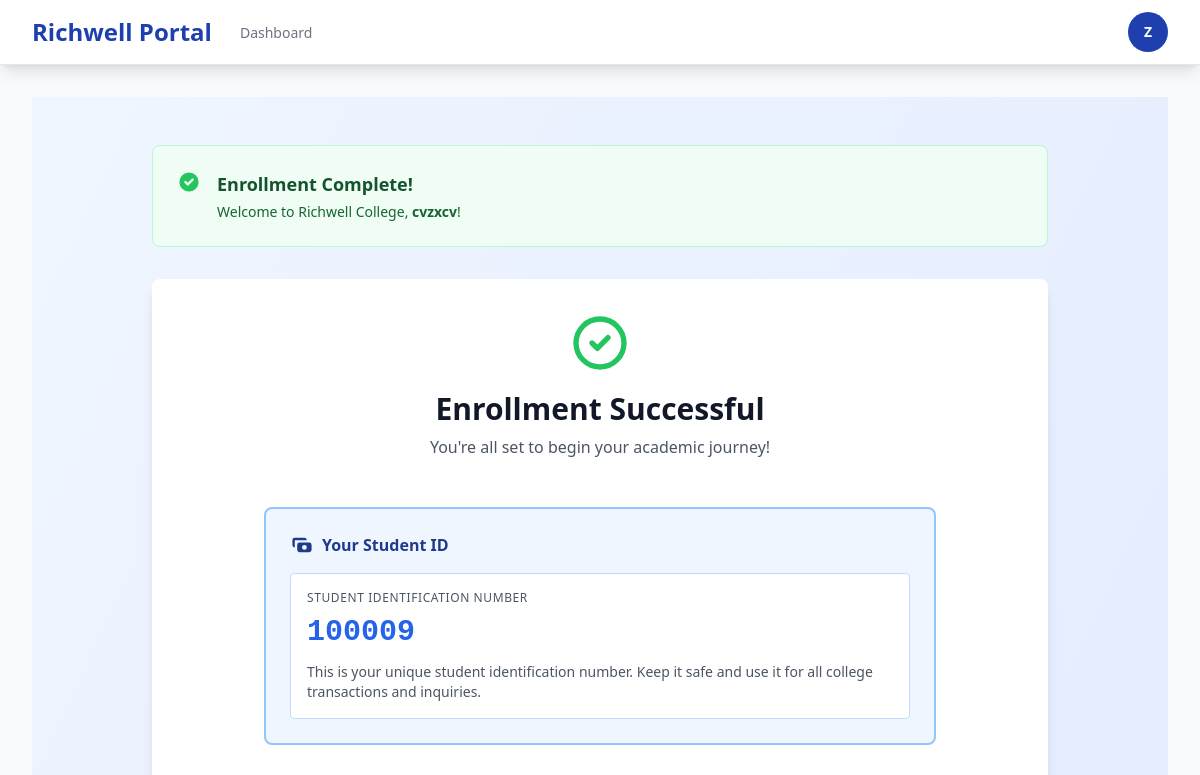
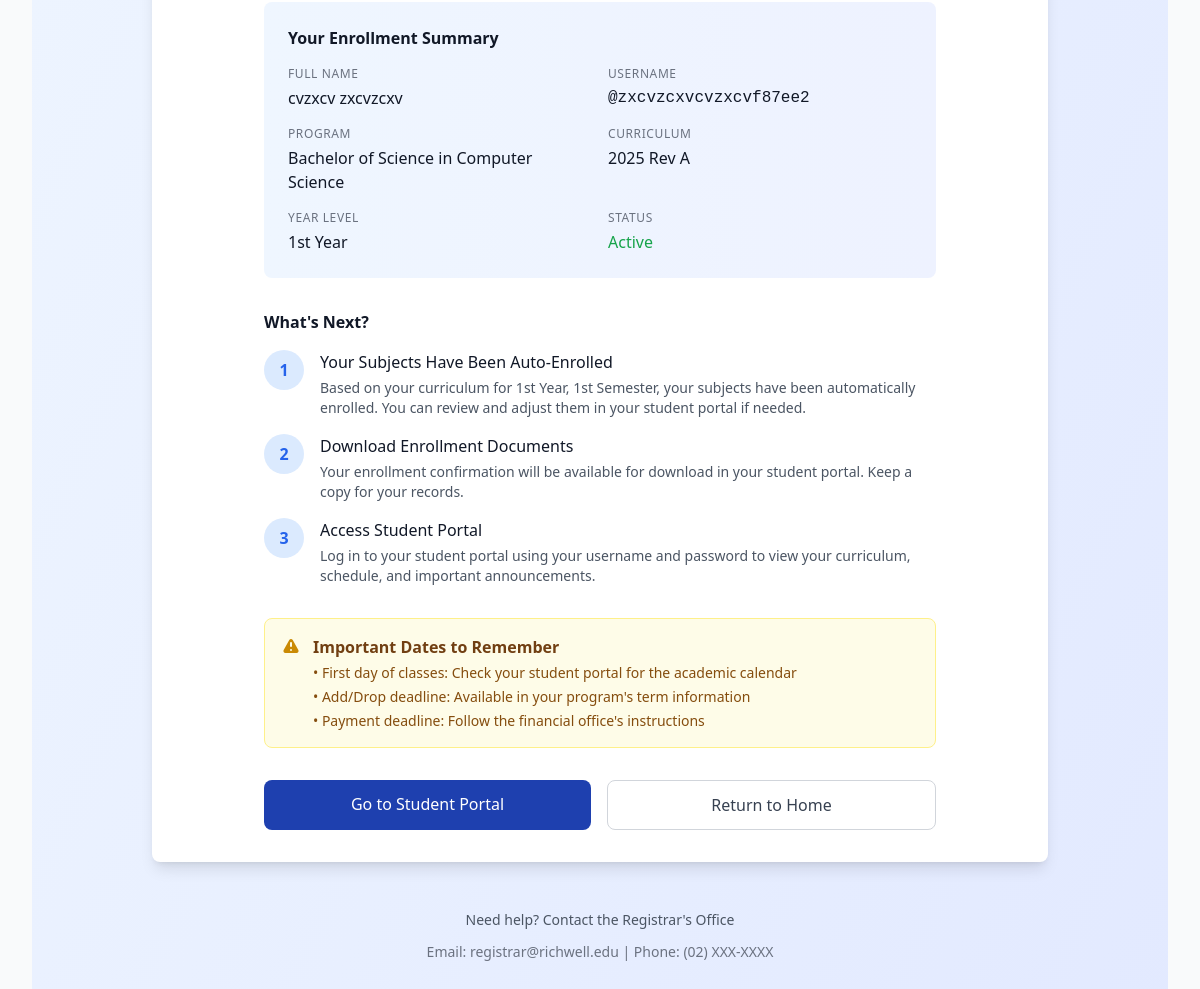
/freshman/complete/ (signed in), run on the app's committed database (2 pictures, top to bottom).
### users/models.py (models this page shows, shortened)
class User(AbstractUser):
    ROLE_CHOICES = [
        ('student', 'Student'),
        ('professor', 'Professor'),
        ('registrar', 'Registrar'),
        ('dean', 'Dean'),
        ('admission', 'Admission'),
        ('admin', 'Admin'),
    ]
    role = models.CharField(max_length=20, choices=ROLE_CHOICES)
    created_at = models.DateTimeField(auto_now_add=True)

### enrollment/models.py (models this page shows, shortened)
class Student(models.Model):
    STATUS_CHOICES = [
        ('active', 'Active'),
        ('inactive', 'Inactive'),
        ('graduated', 'Graduated'),
    ]
    user = models.OneToOneField(User, on_delete=models.CASCADE)
    program = models.ForeignKey(Program, on_delete=models.CASCADE, null=True, blank=True)
    curriculum = models.ForeignKey(Curriculum, on_delete=models.CASCADE, null=True, blank=True)
    status = models.CharField(max_length=20, choices=STATUS_CHOICES, default='inactive')
    onboarding_complete = models.BooleanField(default=False)
    student_id = models.CharField(max_length=20, unique=True, null=True, blank=True)
    documents_json = models.JSONField(default=dict)
    created_at = models.DateTimeField(auto_now_add=True)

### academics/models.py (models this page shows, shortened)
class Program(models.Model):
    LEVEL_CHOICES = [
        ('SHS', 'Senior High School'),
        ('College', 'College'),
        ('Bachelor', 'Bachelor'),
        ('Masteral', 'Masteral'),
    ]
    name = models.CharField(max_length=255)
    level = models.CharField(max_length=20, choices=LEVEL_CHOICES)
    passing_grade = models.DecimalField(max_digits=3, decimal_places=2, default=3.00)
    created_at = models.DateTimeField(auto_now_add=True)

class Curriculum(models.Model):
    program = models.ForeignKey(Program, on_delete=models.CASCADE, related_name='curricula')
    version = models.CharField(max_length=50)
    effective_sy = models.CharField(max_length=20)
    active = models.BooleanField(default=True)
    created_at = models.DateTimeField(auto_now_add=True)

### enrollment/freshman_views.py (the view)
# urls.py: path('complete/', freshman_views.freshman_enrollment_complete, name='enrollment_complete'),
def freshman_enrollment_complete(request):
    if not request.user.is_authenticated:
        return redirect('freshman:create_credentials')
    try:
        student = Student.objects.get(user=request.user)
    except Student.DoesNotExist:
        return redirect('freshman:create_credentials')
    if not student.onboarding_complete:
        messages.error(request, 'Please complete enrollment first.')
        return redirect('freshman_confirm_credentials')
    context = {
        'student': student,
    }
    return render(request, 'freshman/enrollment_complete.html', context)

### templates/freshman/enrollment_complete.html (shortened to what this page needs)
{% extends 'base.html' %}
{% block content %}
<div class="min-h-screen bg-gradient-to-br from-blue-50 to-indigo-100 py-12 px-4">
    <div class="max-w-4xl mx-auto">
        <div class="mb-8 bg-green-50 border border-green-200 rounded-lg p-6">
            <div class="flex">
                <svg class="w-6 h-6 text-green-500 mr-4 flex-shrink-0" fill="currentColor" viewBox="0 0 20 20">
                    <path fill-rule="evenodd" d="M10 18a8 8 0 100-16 8 8 0 000 16zm3.707-9.293a1 1 0 00-1.414-1.414L9 10.586 7.707 9.293a1 1 0 00-1.414 1.414l2 2a1 1 0 001.414 0l4-4z" clip-rule="evenodd"/>
                </svg>
                <div>
                    <h2 class="text-lg font-semibold text-green-900">Enrollment Complete!</h2>
                    <p class="text-sm text-green-800 mt-1">
                        Welcome to Richwell College, <strong>{{ student.user.first_name }}</strong>!
                    </p>
                </div>
            </div>
        </div>
        <div class="bg-white rounded-lg shadow-lg p-8">
            <div class="max-w-2xl mx-auto">
                <div class="text-center mb-12">
                    <svg class="w-16 h-16 text-green-500 mx-auto mb-4" fill="none" viewBox="0 0 24 24" stroke="currentColor">
                        <path stroke-linecap="round" stroke-linejoin="round" stroke-width="2" d="M9 12l2 2 4-4m6 2a9 9 0 11-18 0 9 9 0 0118 0z"/>
                    </svg>
                    <h1 class="text-3xl font-bold text-gray-900 mb-2">Enrollment Successful</h1>
                    <p class="text-gray-600">You're all set to begin your academic journey!</p>
                </div>
                <div class="bg-blue-50 border-2 border-blue-300 rounded-lg p-6 mb-8">
                    <h2 class="font-semibold text-blue-900 mb-4 flex items-center">
                        <svg class="w-6 h-6 mr-2" fill="currentColor" viewBox="0 0 20 20">
                            <path d="M4 4a2 2 0 00-2 2v4a2 2 0 002 2V6h10a2 2 0 00-2-2H4zm2 6a2 2 0 012-2h8a2 2 0 012 2v4a2 2 0 01-2 2H8a2 2 0 01-2-2v-4zm6 4a2 2 0 100-4 2 2 0 000 4z"/>
                        </svg>
                        Your Student ID
                    </h2>
                    <div class="bg-white rounded p-4 border border-blue-200">
                        <p class="text-xs text-gray-600 uppercase tracking-wider mb-2">Student Identification Number</p>
                        <p class="text-3xl font-bold text-blue-600 font-mono">{{ student.student_id }}</p>
                        <p class="text-sm text-gray-600 mt-3">
                            This is your unique student identification number. Keep it safe and use it for all college transactions and inquiries.
                        </p>
                    </div>
                </div>
                <div class="bg-gradient-to-r from-blue-50 to-indigo-50 rounded-lg p-6 mb-8">
                    <h2 class="font-semibold text-gray-900 mb-4">Your Enrollment Summary</h2>
                    <div class="grid grid-cols-2 gap-4">
                        <div>
                            <p class="text-xs text-gray-500 uppercase tracking-wider mb-1">Full Name</p>
                            <p class="font-medium text-gray-900">{{ student.user.first_name }} {{ student.user.last_name }}</p>
                        </div>
                        <div>
                            <p class="text-xs text-gray-500 uppercase tracking-wider mb-1">Username</p>
                            <p class="font-medium text-gray-900 font-mono">@{{ student.user.username }}</p>
                        </div>
                        <div>
                            <p class="text-xs text-gray-500 uppercase tracking-wider mb-1">Program</p>
                            <p class="font-medium text-gray-900">{{ student.program.name }}</p>
                        </div>
                        <div>
                            <p class="text-xs text-gray-500 uppercase tracking-wider mb-1">Curriculum</p>
                            <p class="font-medium text-gray-900">{{ student.curriculum.version }}</p>
                        </div>
                        <div>
                            <p class="text-xs text-gray-500 uppercase tracking-wider mb-1">Year Level</p>
                            <p class="font-medium text-gray-900">1st Year</p>
                        </div>
                        <div>
                            <p class="text-xs text-gray-500 uppercase tracking-wider mb-1">Status</p>
                            <p class="font-medium text-green-600">Active</p>
                        </div>
                    </div>
                </div>
                <div class="space-y-4 mb-8">
                    <h2 class="font-semibold text-gray-900">What's Next?</h2>
                    <div class="flex gap-4">
                        <div class="flex-shrink-0">
                            <div class="w-10 h-10 rounded-full bg-blue-100 text-blue-600 flex items-center justify-center font-semibold">1</div>
                        </div>
                        <div>
                            <h3 class="font-medium text-gray-900">Your Subjects Have Been Auto-Enrolled</h3>
                            <p class="text-sm text-gray-600 mt-1">
                                Based on your curriculum for 1st Year, 1st Semester, your subjects have been automatically enrolled. You can review and adjust them in your student portal if needed.
                            </p>
                        </div>
                    </div>
                    <div class="flex gap-4">
                        <div class="flex-shrink-0">
                            <div class="w-10 h-10 rounded-full bg-blue-100 text-blue-600 flex items-center justify-center font-semibold">2</div>
                        </div>
                        <div>
                            <h3 class="font-medium text-gray-900">Download Enrollment Documents</h3>
                            <p class="text-sm text-gray-600 mt-1">
                                Your enrollment confirmation will be available for download in your student portal. Keep a copy for your records.
                            </p>
                        </div>
                    </div>
                    <div class="flex gap-4">
                        <div class="flex-shrink-0">
                            <div class="w-10 h-10 rounded-full bg-blue-100 text-blue-600 flex items-center justify-center font-semibold">3</div>
                        </div>
                        <div>
                            <h3 class="font-medium text-gray-900">Access Student Portal</h3>
                            <p class="text-sm text-gray-600 mt-1">
                                Log in to your student portal using your username and password to view your curriculum, schedule, and important announcements.
                            </p>
                        </div>
                    </div>
                </div>
                <div class="bg-yellow-50 border border-yellow-200 rounded-lg p-4 mb-8">
                    <div class="flex">
                        <div>
                            <h3 class="font-semibold text-yellow-900 mb-1">Important Dates to Remember</h3>
                            <ul class="text-sm text-yellow-800 space-y-1">
                                <li>• First day of classes: Check your student portal for the academic calendar</li>
                                <li>• Add/Drop deadline: Available in your program's term information</li>
                                <li>• Payment deadline: Follow the financial office's instructions</li>
                            </ul>
                        </div>
                    </div>
                </div>
                <div class="flex flex-col sm:flex-row gap-4">
                    <a href="{% url 'student_dashboard' %}"
                       class="flex-1 px-6 py-3 bg-primary text-white font-medium rounded-lg hover:bg-blue-700 focus:outline-none focus:ring-2 focus:ring-offset-2 focus:ring-primary transition-colors text-center">
                        Go to Student Portal
                    </a>
                    <a href="{% url 'freshman:landing' %}"
                       class="flex-1 px-6 py-3 border border-gray-300 text-gray-700 font-medium rounded-lg hover:bg-gray-50 focus:outline-none focus:ring-2 focus:ring-offset-2 focus:ring-primary transition-colors text-center">
                        Return to Home
                    </a>
                </div>
            </div>
        </div>
        <div class="mt-12 text-center">
            <p class="text-sm text-gray-600 mb-3">
                Need help? Contact the Registrar's Office
            </p>
            <p class="text-sm text-gray-500">
                Email: registrar@richwell.edu | Phone: (02) XXX-XXXX
            </p>
        </div>
    </div>
</div>
{% endblock %}

### templates/base.html (shortened to what this page needs)
<!DOCTYPE html>
<html lang="en">
<head>
    <script src="https://cdn.tailwindcss.com"></script>
</head>
<body class="bg-gray-50 min-h-screen">
    {% if user.is_authenticated %}
    <nav class="bg-white shadow-lg border-b border-gray-200" x-data="{ open: false }">
        <div class="max-w-7xl mx-auto px-4 sm:px-6 lg:px-8">
            <div class="flex justify-between h-16">
                <div class="flex">
                    <div class="flex-shrink-0 flex items-center">
                        <a href="{% url 'dashboard' %}" class="text-2xl font-bold text-primary">
                            Richwell Portal
                        </a>
                    </div>
                    <div class="hidden sm:ml-6 sm:flex sm:space-x-8">
                        <a href="{% url 'dashboard' %}"
                           class="{% if request.resolver_match.url_name == 'dashboard' %}border-primary text-gray-900{% else %}border-transparent text-gray-500 hover:border-gray-300 hover:text-gray-700{% endif %} inline-flex items-center px-1 pt-1 border-b-2 text-sm font-medium">
                            Dashboard
                        </a>
                    </div>
                </div>
                <div class="hidden sm:ml-6 sm:flex sm:items-center">
                    <div class="relative" x-data="{ userMenu: false }">
                        <button @click="userMenu = !userMenu"
                                type="button"
                                class="bg-white flex text-sm rounded-full focus:outline-none focus:ring-2 focus:ring-offset-2 focus:ring-primary">
                            <div class="h-10 w-10 rounded-full bg-primary flex items-center justify-center text-white font-semibold">
                                {{ user.username|slice:":1"|upper }}
                            </div>
                        </button>
                    </div>
                </div>
            </div>
        </div>
    </nav>
    {% endif %}
    <main class="max-w-7xl mx-auto px-4 sm:px-6 lg:px-8 py-8">
        {% block content %}{% endblock %}
    </main>
</body>
</html>

### data on the page
User: username "Z"
Student: user.first_name "cvzxcv", student_id "100009", user.last_name "zxcvzcxv", user.username "zxcvzcxvcvzxcvf87ee2", program.name "Bachelor of Science in Computer Science", curriculum.version "2025 Rev A"
